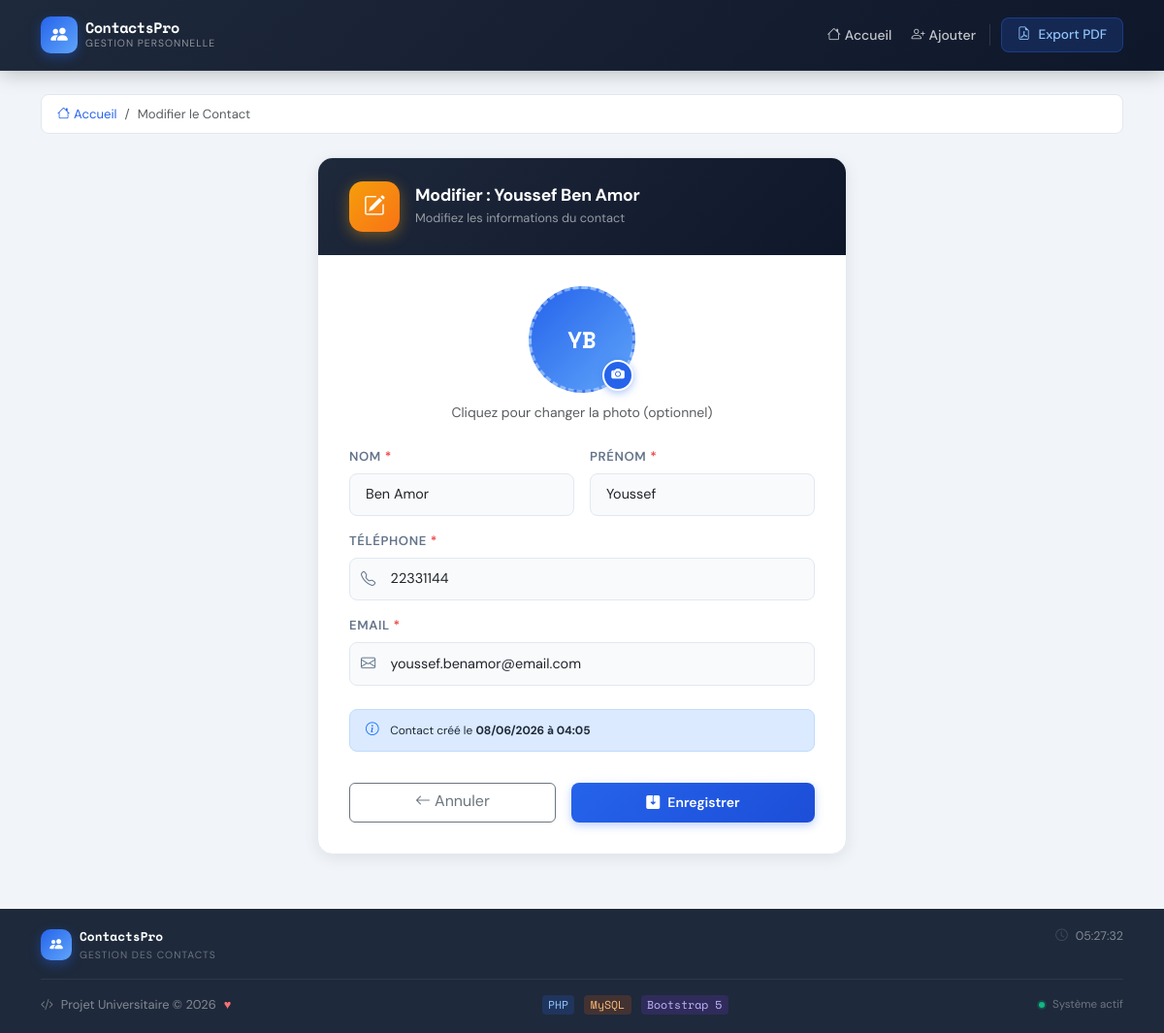
Screenshot of /index.php?action=edit&id=14 with the database file from the repository.
### tables this page shows
CREATE TABLE `contacts` (
  `id`          INT(11)       NOT NULL AUTO_INCREMENT,
  `nom`         VARCHAR(50)   NOT NULL,
  `prenom`      VARCHAR(50)   NOT NULL,
  `telephone`   VARCHAR(20)   NOT NULL,
  `email`       VARCHAR(100)  NOT NULL,
  `photo`       VARCHAR(255)  DEFAULT NULL,
  `created_at`  TIMESTAMP     NOT NULL DEFAULT CURRENT_TIMESTAMP,
  PRIMARY KEY (`id`),
  UNIQUE KEY `uq_email` (`email`)
);

### app/controllers/ContactController.php (called while the page is built, shortened)
<?php
require_once __DIR__ . '/../services/ContactService.php';
require_once __DIR__ . '/../models/Contact.php';
class ContactController
{
    private ContactService   $service;
    public function __construct()
    {
        $uploadDir  = __DIR__ . '/../../public/uploads/photos/';
        $publicRoot = __DIR__ . '/../../public/';
        $this->service = new ContactService(
            model:      new Contact(),
            uploader:   new FileUploadService($uploadDir),
            publicRoot: $publicRoot,
        );
    }
    public function edit(): void
    {
        $id = (int)($_GET['id'] ?? 0);
        try {
            $contact = $this->service->findOrFail($id);
        } catch (\RuntimeException $e) {
            http_response_code(404);
            require_once __DIR__ . '/../../views/errors/404.php';
            exit;
        }
        $errors = [];
        require_once __DIR__ . '/../../views/contacts/edit.php';
    }
}

### app/config/Database.php (called while the page is built, shortened)
<?php
class Database
{
    private static ?PDO $instance = null;
    public static function getInstance(): PDO
    {
        if (self::$instance === null) {
            $db = new self();
            $dsn = "mysql:host={$db->host};dbname={$db->dbname};charset={$db->charset}";
            $options = [
                PDO::ATTR_ERRMODE            => PDO::ERRMODE_EXCEPTION,
                PDO::ATTR_DEFAULT_FETCH_MODE => PDO::FETCH_ASSOC,
                PDO::ATTR_EMULATE_PREPARES   => false,
            ];
            try {
                self::$instance = new PDO($dsn, $db->username, $db->password, $options);
            } catch (PDOException $e) {
                http_response_code(500);
                die(json_encode([
                    'error' => true,
                    'message' => 'Database connection failed: ' . $e->getMessage()
                ]));
            }
        }
        return self::$instance;
    }
}

### app/models/Contact.php (called while the page is built, shortened)
<?php
require_once __DIR__ . '/../config/Database.php';
class Contact
{
    private PDO $db;
    private string $table = 'contacts';
    public function __construct()
    {
        $this->db = Database::getInstance();
    }
    public function getById(int $id): array|false
    {
        $stmt = $this->db->prepare("SELECT * FROM {$this->table} WHERE id = :id");
        $stmt->execute([':id' => $id]);
        return $stmt->fetch();
    }
}

### app/services/ContactService.php (called while the page is built, shortened)
<?php
require_once __DIR__ . '/../models/Contact.php';
class ContactService
{
    public function findOrFail(int $id): array
    {
        $contact = $this->model->getById($id);
        return $contact;
    }
}

### views/contacts/edit.php (the view, shortened to what this page needs)
<?php
require_once ROOT . '/views/layout/header.php';
?>
<div class="container py-4">
  <nav aria-label="breadcrumb" class="mb-4">
    <ol class="breadcrumb custom-breadcrumb">
      <li class="breadcrumb-item"><a href="index.php"><i class="bi bi-house me-1"></i>Accueil</a></li>
      <li class="breadcrumb-item active">Modifier le Contact</li>
    </ol>
  </nav>
  <div class="row justify-content-center">
    <div class="col-lg-7 col-xl-6">
      <div class="form-card">
        <div class="form-card-header">
          <div class="form-icon-wrap edit-icon">
            <i class="bi bi-pencil-square"></i>
          </div>
          <div>
            <h2 class="form-card-title">
              Modifier :
              <?= htmlspecialchars($contact['prenom'] . ' ' . $contact['nom'], ENT_QUOTES, 'UTF-8') ?>
            </h2>
            <p class="form-card-sub">Modifiez les informations du contact</p>
          </div>
        </div>
        <div class="form-card-body">
          <form method="POST"
                action="index.php?action=edit&id=<?= $contact['id'] ?>"
                enctype="multipart/form-data"
                id="contactForm"
                novalidate>
            <div class="photo-upload-section mb-4">
              <div class="photo-preview-wrap" id="photoPreviewWrap">
                <?php if ($contact['photo'] && file_exists(ROOT . '/public/' . $contact['photo'])): ?>
                  <img id="photoPreview"
                       src="public/<?= htmlspecialchars($contact['photo'], ENT_QUOTES, 'UTF-8') ?>"
                       alt="Photo"
                       class="photo-preview-img" />
                  <div class="photo-placeholder d-none" id="photoPlaceholder">
                    <i class="bi bi-camera fs-2"></i>
                  </div>
                <?php else: ?>
                  <div class="photo-placeholder" id="photoPlaceholder">
                    <div class="avatar-initials-large">
                      <?= strtoupper(substr($contact['prenom'], 0, 1) . substr($contact['nom'], 0, 1)) ?>
                    </div>
                  </div>
                <?php endif; ?>
                <label for="photo" class="photo-upload-overlay">
                  <i class="bi bi-camera-fill"></i>
                </label>
              </div>
              <div class="text-center mt-2">
                <small class="text-muted">Cliquez pour changer la photo (optionnel)</small>
              </div>
            </div>
            <div class="row g-3">
              <div class="col-sm-6">
                <label for="nom" class="form-label-custom">
                  Nom <span class="required-star">*</span>
                </label>
                <input type="text" name="nom" id="nom"
                       class="form-control form-control-custom <?= isset($errors['nom']) ? 'is-invalid' : '' ?>"
                       value="<?= htmlspecialchars($contact['nom'], ENT_QUOTES, 'UTF-8') ?>"
                       required maxlength="50" />
              </div>
              <div class="col-sm-6">
                <label for="prenom" class="form-label-custom">
                  Prénom <span class="required-star">*</span>
                </label>
                <input type="text" name="prenom" id="prenom"
                       class="form-control form-control-custom <?= isset($errors['prenom']) ? 'is-invalid' : '' ?>"
                       value="<?= htmlspecialchars($contact['prenom'], ENT_QUOTES, 'UTF-8') ?>"
                       required maxlength="50" />
              </div>
            </div>
            <div class="mt-3">
              <label for="telephone" class="form-label-custom">
                Téléphone <span class="required-star">*</span>
              </label>
              <div class="input-group-custom">
                <span class="input-group-icon"><i class="bi bi-telephone"></i></span>
                <input type="tel" name="telephone" id="telephone"
                       class="form-control form-control-custom with-icon <?= isset($errors['telephone']) ? 'is-invalid' : '' ?>"
                       value="<?= htmlspecialchars($contact['telephone'], ENT_QUOTES, 'UTF-8') ?>"
                       required />
              </div>
            </div>
            <div class="mt-3">
              <label for="email" class="form-label-custom">
                Email <span class="required-star">*</span>
              </label>
              <div class="input-group-custom">
                <span class="input-group-icon"><i class="bi bi-envelope"></i></span>
                <input type="email" name="email" id="email"
                       class="form-control form-control-custom with-icon <?= isset($errors['email']) ? 'is-invalid' : '' ?>"
                       value="<?= htmlspecialchars($contact['email'], ENT_QUOTES, 'UTF-8') ?>"
                       required maxlength="100" />
              </div>
            </div>
            <div class="info-box mt-4">
              <i class="bi bi-info-circle me-2 text-primary"></i>
              <small>
                Contact créé le
                <strong><?= date('d/m/Y à H:i', strtotime($contact['created_at'])) ?></strong>
              </small>
            </div>
            <div class="d-flex gap-3 mt-4 pt-2">
              <a href="index.php" class="btn btn-outline-secondary flex-fill">
                <i class="bi bi-arrow-left me-1"></i>Annuler
              </a>
              <button type="submit" class="btn btn-primary-custom flex-fill">
                <i class="bi bi-save2-fill me-2"></i>Enregistrer
              </button>
            </div>
          </form>
        </div>
      </div>
    </div>
  </div>
</div>
<?php require_once ROOT . '/views/layout/footer.php'; ?>

### public/css/style.css (style rules this page uses)
:root { --primary: #2563EB; --primary-dark: #1d4ed8; --primary-light: #DBEAFE; --secondary: #1E293B; --success: #10B981; --danger: #EF4444; --warning: #F59E0B; --bg: #F1F5F9; --surface: #FFFFFF; --surface-2: #F8FAFC; --border: #E2E8F0; --text: #1E293B; --text-muted: #64748B; --radius: 12px; --radius-sm: 8px; --radius-lg: 16px; --shadow-sm: 0 1px 3px rgba(0,0,0,.06), 0 1px 2px rgba(0,0,0,.04); --shadow: 0 4px 16px rgba(0,0,0,.08); --shadow-lg: 0 12px 40px rgba(0,0,0,.12); --transition: .2s cubic-bezier(.4,0,.2,1); }
*, *::before, *::after { box-sizing: border-box; }
html { scroll-behavior: smooth; }
body { font-family: 'DM Sans', system-ui, sans-serif; background: var(--bg); color: var(--text); min-height: 100vh; display: flex; flex-direction: column; -webkit-font-smoothing: antialiased; }
.btn-primary-custom { background: linear-gradient(135deg, var(--primary), var(--primary-dark)); color: #fff; border: none; border-radius: var(--radius-sm); padding: .6rem 1.4rem; font-weight: 600; font-size: .875rem; transition: all var(--transition); box-shadow: 0 3px 10px rgba(37,99,235,.3); }
.avatar-initials-large { font-family: 'Space Mono', monospace; font-size: 1.5rem; font-weight: 700; color: #fff; }
.form-card { background: var(--surface); border-radius: var(--radius-lg); border: 1px solid var(--border); box-shadow: var(--shadow); overflow: hidden; }
.form-card-header { background: linear-gradient(135deg, var(--secondary) 0%, #0f172a 100%); padding: 1.5rem 2rem; display: flex; align-items: center; gap: 1rem; }
.form-icon-wrap { width: 52px; height: 52px; background: linear-gradient(135deg, var(--primary), #60a5fa); border-radius: 14px; display: flex; align-items: center; justify-content: center; font-size: 1.4rem; color: #fff; flex-shrink: 0; box-shadow: 0 4px 15px rgba(37,99,235,.4); }
.form-icon-wrap.edit-icon { background: linear-gradient(135deg, var(--warning), #f97316); box-shadow: 0 4px 15px rgba(245,158,11,.4); }
.form-card-title { font-size: 1.1rem; font-weight: 700; color: #fff; margin: 0; letter-spacing: -.3px; }
.form-card-sub { font-size: .8rem; color: rgba(255,255,255,.55); margin: .2rem 0 0; }
.form-card-body { padding: 2rem; }
.form-label-custom { font-weight: 600; font-size: .82rem; color: var(--text-muted); text-transform: uppercase; letter-spacing: .6px; margin-bottom: .45rem; display: block; }
.required-star { color: var(--danger); }
.form-control-custom { border: 1.5px solid var(--border) !important; border-radius: var(--radius-sm) !important; padding: .65rem 1rem !important; font-size: .9rem !important; height: auto !important; transition: all var(--transition) !important; background: var(--surface-2) !important; }
.form-control-custom.with-icon { padding-left: 2.6rem !important; }
.input-group-custom { position: relative; }
.input-group-icon { position: absolute; left: 12px; top: 50%; transform: translateY(-50%); color: var(--text-muted); z-index: 2; font-size: .95rem; }
.info-box { background: var(--primary-light); border: 1px solid #bfdbfe; border-radius: var(--radius-sm); padding: .7rem 1rem; font-size: .85rem; color: var(--secondary); }
.photo-upload-section { text-align: center; }
.photo-preview-wrap { position: relative; width: 110px; height: 110px; margin: 0 auto; cursor: pointer; }
.photo-placeholder { width: 110px; height: 110px; border-radius: 50%; background: linear-gradient(135deg, var(--primary), #60a5fa); display: flex; flex-direction: column; align-items: center; justify-content: center; color: rgba(255,255,255,.85); border: 3px dashed rgba(255,255,255,.4); transition: all var(--transition); }
.photo-upload-overlay { position: absolute; bottom: 2px; right: 2px; width: 32px; height: 32px; background: var(--primary); color: #fff; border-radius: 50%; display: flex; align-items: center; justify-content: center; font-size: .85rem; cursor: pointer; box-shadow: 0 2px 8px rgba(37,99,235,.4); transition: all var(--transition); border: 2px solid #fff; }
.custom-breadcrumb { background: var(--surface); padding: .6rem 1rem; border-radius: var(--radius-sm); border: 1px solid var(--border); font-size: .82rem; }
.custom-breadcrumb a { color: var(--primary); text-decoration: none; }
.form-card { animation: fadeInUp .3s ease both; }

### rows the page displays
contacts: prenom+nom "Youssef Ben Amor", prenom+nom "YB", nom "Ben Amor", prenom "Youssef", telephone "22331144", email "youssef.benamor@email.com", created_at "08/06/2026 à 04:05"
